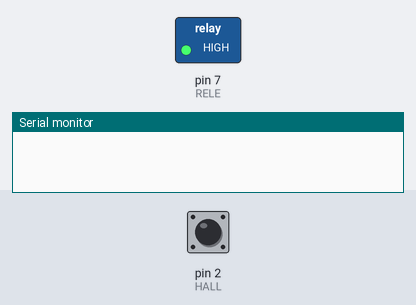
The sketch below on a simulated Arduino Uno, built with avr-gcc and run on an emulated ATmega328P. Shown: switched loads named in the sketch (green lamp = pin HIGH), the last lines printed to the serial monitor. The test bench sets the inputs (shaded band); at power-on: pin 2 (HALL) HIGH.

Above: at 1.2 s.
1.3 s: pin 2 (HALL) pulled LOW for 0.15 s
At 2.7 s:
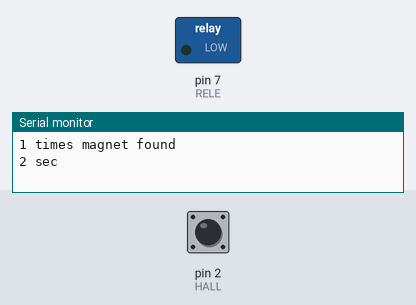
8.4 s: pin 2 (HALL) pulled LOW for 3.2 s
At 12.8 s:
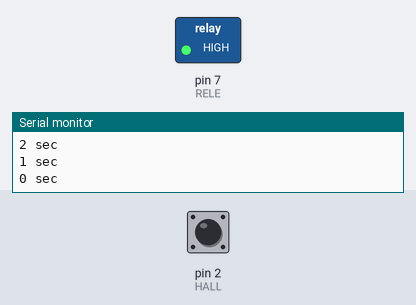
Timing chart, 0 to 14.3 s (numbered marks = the images above; inputs shaded):
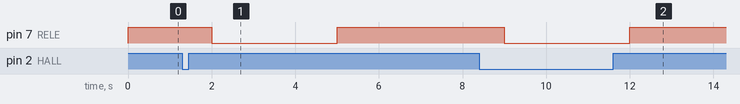

The sketch:

hidrant.ino
```cpp
#define RELE 7
#define HALL 2

int timer_counter = 0;
int output_counter = 0;

boolean cought = false;

void setup()
{
  Serial.begin(9600);
  pinMode(RELE, OUTPUT);
  pinMode(HALL, INPUT_PULLUP);
  attachInterrupt(digitalPinToInterrupt(HALL),timer,FALLING);
}

void loop()
{
  if (timer_counter > 0)
  {
    digitalWrite(RELE, LOW);
    timer_counter--;
    Serial.print(timer_counter);
    Serial.println(" sec");
  }
  else
    digitalWrite(RELE, HIGH);

  delay(1000);
}


void timer()
{
  output_counter++;

  timer_counter += 3;

  if(timer_counter > 6)
    timer_counter = 6;

  Serial.print(output_counter);
  Serial.println(" times magnet found");

}
```

Measured:
- after the input at 1.3 s, pin 7 (RELE): HIGH → LOW after 0.70 s, → HIGH 3.0 s later
- after the input at 8.4 s, pin 7 (RELE): HIGH → LOW after 0.60 s, → HIGH 3.0 s later
